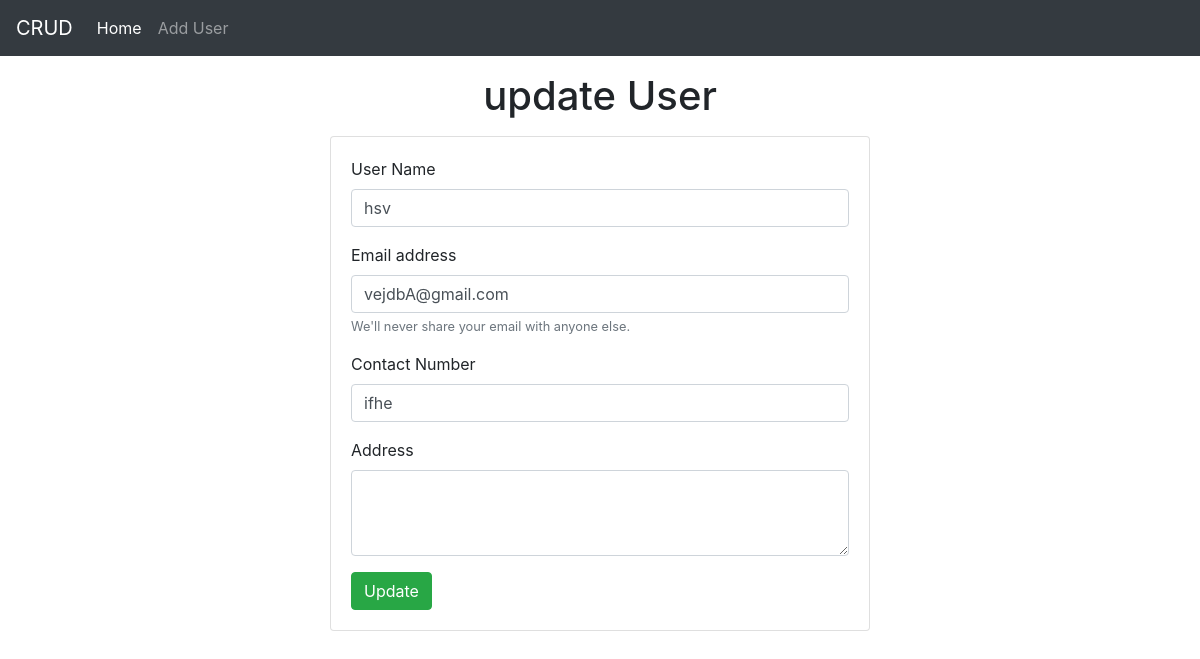
The app's page /update_user/14 with its own data.
### home/models.py (models this page shows, shortened)
class UserDb(models.Model):
    name= models.CharField(max_length=20)
    email= models.CharField(max_length=50)
    phone= models.CharField(max_length=10)
    address= models.CharField(max_length=200)

### home/views.py (the view)
# urls.py: path("update_user/<int:user_id>" , views.update_user , name="update_user"),
def update_user(request , user_id):
    user = get_object_or_404(UserDb, pk=user_id)
    return render(request , "update_user.html" , {'user' : user})

### templates/update_user.html (shortened to what this page needs)
<!doctype html>
<html lang="en">
  <head>
    <link rel="stylesheet" href="https://cdn.jsdelivr.net/npm/bootstrap@4.4.1/dist/css/bootstrap.min.css">
  </head>
  <body>
    {% include "base.html" %}
    <h1 class="text-center my-3">update User</h1>
    <div class="container">
     <div class="row">
        <div class="col-md-6 offset-md-3 ">
            <div class="card">
              <div class="card-body">
                <form action="/do_update_user/{{user.id}}" method="POST">
                    <div class="form-group">
                      <label for="name">User Name</label>
                      <input type="text" name="user_name" class="form-control" id="name" aria-describedby="emailHelp" placeholder="Enter User Name" required value="{{user.name}}">
                    </div>
                    <div class="form-group">
                        <label for="exampleInputEmail1">Email address</label>
                        <input type="email" class="form-control" id="email" name="user_email"  aria-describedby="emailHelp" placeholder="Enter email" required value="{{user.email}}" >
                        <small id="email" name="user_email" class="form-text text-muted">We'll never share your email with anyone else.</small>
                      </div>
                    <div class="form-group">
                      <label for="phone">Contact Number</label>
                      <input type="text" name="user_phone"class="form-control" id="phone" placeholder="contact" required value="{{user.phone}}">
                    </div>
                    <div class="form-group">
                        <label for="address">Address</label>
                        <textarea class="form-control" name="user_address" id="address" rows="3" required value="{{user.address}}"></textarea>
                      </div>
                    <button type="submit" class="btn btn-success">Update</button>
                  </form>
</div>
    </div>
</div>
</div>
</div>
  </body>
</html>

### records on screen
UserDb: user_name "hsv", user_email "vejdbA@gmail.com", user_phone "ifhe"
